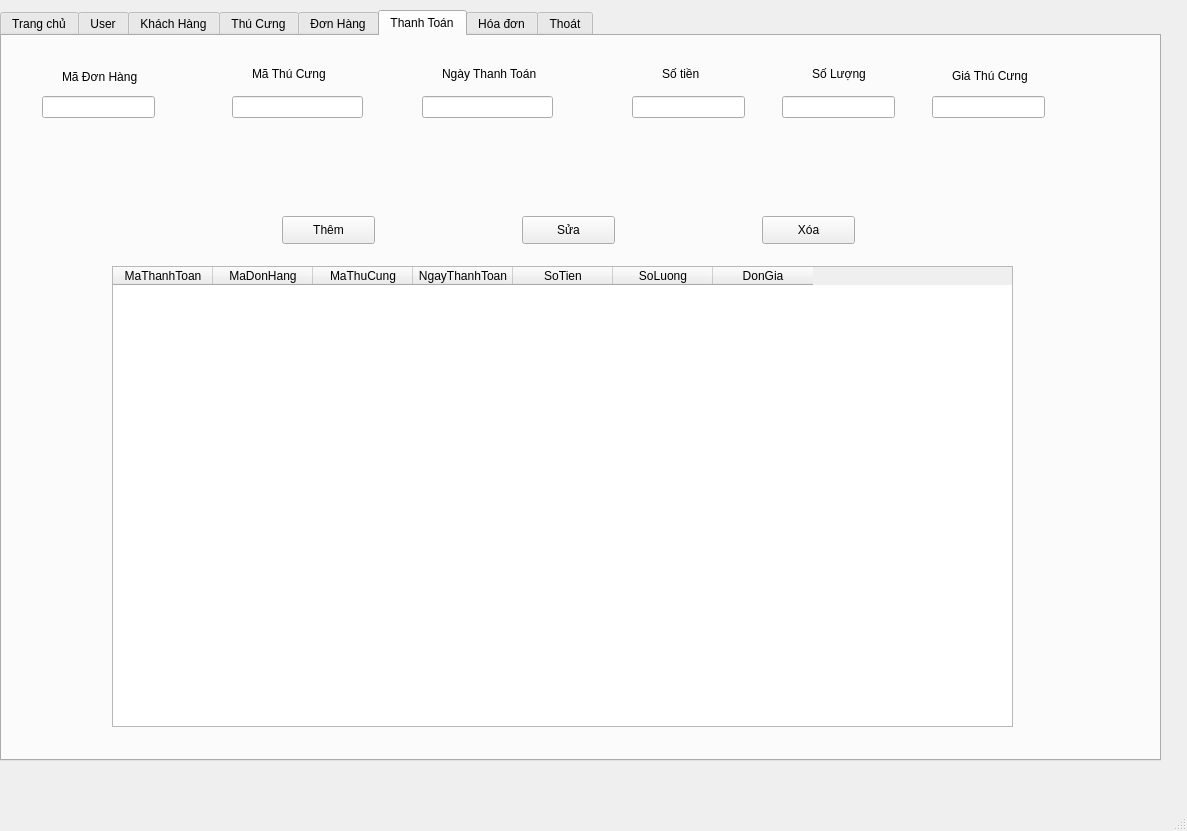
<?xml version="1.0" encoding="UTF-8"?>
<ui version="4.0">
 <class>formhome</class>
 <widget class="QMainWindow" name="formhome">
  <property name="geometry">
   <rect>
    <x>0</x>
    <y>0</y>
    <width>1187</width>
    <height>831</height>
   </rect>
  </property>
  <property name="windowTitle">
   <string>MainWindow</string>
  </property>
  <widget class="QWidget" name="centralwidget">
   <widget class="QTabWidget" name="tabWidget">
    <property name="geometry">
     <rect>
      <x>0</x>
      <y>10</y>
      <width>1161</width>
      <height>751</height>
     </rect>
    </property>
    <property name="minimumSize">
     <size>
      <width>1161</width>
      <height>751</height>
     </size>
    </property>
    <property name="maximumSize">
     <size>
      <width>1161</width>
      <height>16777215</height>
     </size>
    </property>
    <property name="font">
     <font>
      <pointsize>9</pointsize>
     </font>
    </property>
    <property name="currentIndex">
     <number>5</number>
    </property>
    <widget class="QWidget" name="trangchu">
     <attribute name="title">
      <string>Trang chủ</string>
     </attribute>
     <widget class="QLabel" name="label_32">
      <property name="geometry">
       <rect>
        <x>470</x>
        <y>10</y>
        <width>181</width>
        <height>81</height>
       </rect>
      </property>
      <property name="font">
       <font>
        <pointsize>22</pointsize>
       </font>
      </property>
      <property name="text">
       <string>Doanh thu</string>
      </property>
     </widget>
     <widget class="QTableWidget" name="doanhthu">
      <property name="geometry">
       <rect>
        <x>170</x>
        <y>300</y>
        <width>791</width>
        <height>351</height>
       </rect>
      </property>
      <column>
       <property name="text">
        <string>MaThongKe</string>
       </property>
      </column>
      <column>
       <property name="text">
        <string>NgayThongKe</string>
       </property>
      </column>
      <column>
       <property name="text">
        <string>TongSoDonHang</string>
       </property>
      </column>
      <column>
       <property name="text">
        <string>TongDoanhThu</string>
       </property>
      </column>
     </widget>
     <widget class="QLabel" name="label_20">
      <property name="geometry">
       <rect>
        <x>210</x>
        <y>110</y>
        <width>111</width>
        <height>20</height>
       </rect>
      </property>
      <property name="text">
       <string>Ngày Thống Kê</string>
      </property>
     </widget>
     <widget class="QLabel" name="label_22">
      <property name="geometry">
       <rect>
        <x>660</x>
        <y>110</y>
        <width>55</width>
        <height>16</height>
       </rect>
      </property>
      <property name="text">
       <string/>
      </property>
     </widget>
     <widget class="QLabel" name="label_23">
      <property name="geometry">
       <rect>
        <x>680</x>
        <y>110</y>
        <width>121</width>
        <height>16</height>
       </rect>
      </property>
      <property name="text">
       <string>Tổng doanh thu</string>
      </property>
     </widget>
     <widget class="QLineEdit" name="ntk">
      <property name="geometry">
       <rect>
        <x>190</x>
        <y>150</y>
        <width>141</width>
        <height>22</height>
       </rect>
      </property>
     </widget>
     <widget class="QLineEdit" name="tdh">
      <property name="geometry">
       <rect>
        <x>440</x>
        <y>150</y>
        <width>141</width>
        <height>22</height>
       </rect>
      </property>
     </widget>
     <widget class="QLineEdit" name="tdt">
      <property name="geometry">
       <rect>
        <x>660</x>
        <y>150</y>
        <width>151</width>
        <height>22</height>
       </rect>
      </property>
     </widget>
     <widget class="QLabel" name="label_24">
      <property name="geometry">
       <rect>
        <x>450</x>
        <y>110</y>
        <width>111</width>
        <height>20</height>
       </rect>
      </property>
      <property name="text">
       <string>Tổng đơn hàng</string>
      </property>
     </widget>
     <widget class="QPushButton" name="them1">
      <property name="geometry">
       <rect>
        <x>190</x>
        <y>240</y>
        <width>93</width>
        <height>28</height>
       </rect>
      </property>
      <property name="text">
       <string>Thêm</string>
      </property>
     </widget>
     <widget class="QPushButton" name="sua1">
      <property name="geometry">
       <rect>
        <x>500</x>
        <y>240</y>
        <width>93</width>
        <height>28</height>
       </rect>
      </property>
      <property name="text">
       <string>Sửa</string>
      </property>
     </widget>
     <widget class="QPushButton" name="xoa1">
      <property name="geometry">
       <rect>
        <x>790</x>
        <y>240</y>
        <width>93</width>
        <height>28</height>
       </rect>
      </property>
      <property name="text">
       <string>Xóa</string>
      </property>
     </widget>
    </widget>
    <widget class="QWidget" name="user">
     <attribute name="title">
      <string>User</string>
     </attribute>
     <widget class="QTableWidget" name="tabuser">
      <property name="geometry">
       <rect>
        <x>120</x>
        <y>340</y>
        <width>911</width>
        <height>291</height>
       </rect>
      </property>
      <column>
       <property name="text">
        <string>UserID</string>
       </property>
      </column>
      <column>
       <property name="text">
        <string>Username</string>
       </property>
      </column>
      <column>
       <property name="text">
        <string>PasswordHash</string>
       </property>
      </column>
      <column>
       <property name="text">
        <string>Ho</string>
       </property>
      </column>
      <column>
       <property name="text">
        <string>Ten</string>
       </property>
      </column>
      <column>
       <property name="text">
        <string>Email</string>
       </property>
      </column>
      <column>
       <property name="text">
        <string>SoDienThoai</string>
       </property>
      </column>
      <column>
       <property name="text">
        <string>DiaChi</string>
       </property>
      </column>
      <column>
       <property name="text">
        <string>Role</string>
       </property>
      </column>
     </widget>
     <widget class="QPushButton" name="add">
      <property name="geometry">
       <rect>
        <x>250</x>
        <y>280</y>
        <width>93</width>
        <height>28</height>
       </rect>
      </property>
      <property name="text">
       <string>Thêm</string>
      </property>
     </widget>
     <widget class="QPushButton" name="edit">
      <property name="geometry">
       <rect>
        <x>520</x>
        <y>280</y>
        <width>93</width>
        <height>28</height>
       </rect>
      </property>
      <property name="text">
       <string>Sửa</string>
      </property>
     </widget>
     <widget class="QPushButton" name="delete1">
      <property name="geometry">
       <rect>
        <x>790</x>
        <y>280</y>
        <width>93</width>
        <height>28</height>
       </rect>
      </property>
      <property name="text">
       <string>Xóa</string>
      </property>
     </widget>
     <widget class="QLineEdit" name="name">
      <property name="geometry">
       <rect>
        <x>60</x>
        <y>50</y>
        <width>151</width>
        <height>22</height>
       </rect>
      </property>
     </widget>
     <widget class="QLineEdit" name="pw">
      <property name="geometry">
       <rect>
        <x>300</x>
        <y>50</y>
        <width>131</width>
        <height>22</height>
       </rect>
      </property>
     </widget>
     <widget class="QLineEdit" name="ho">
      <property name="geometry">
       <rect>
        <x>570</x>
        <y>50</y>
        <width>141</width>
        <height>22</height>
       </rect>
      </property>
     </widget>
     <widget class="QLineEdit" name="ten">
      <property name="geometry">
       <rect>
        <x>810</x>
        <y>50</y>
        <width>141</width>
        <height>22</height>
       </rect>
      </property>
     </widget>
     <widget class="QLineEdit" name="email">
      <property name="geometry">
       <rect>
        <x>60</x>
        <y>130</y>
        <width>271</width>
        <height>22</height>
       </rect>
      </property>
     </widget>
     <widget class="QLabel" name="label_2">
      <property name="geometry">
       <rect>
        <x>90</x>
        <y>20</y>
        <width>81</width>
        <height>16</height>
       </rect>
      </property>
      <property name="text">
       <string>Username</string>
      </property>
     </widget>
     <widget class="QLabel" name="label_3">
      <property name="geometry">
       <rect>
        <x>330</x>
        <y>20</y>
        <width>71</width>
        <height>16</height>
       </rect>
      </property>
      <property name="text">
       <string>Password</string>
      </property>
     </widget>
     <widget class="QLabel" name="label_4">
      <property name="geometry">
       <rect>
        <x>620</x>
        <y>20</y>
        <width>55</width>
        <height>16</height>
       </rect>
      </property>
      <property name="text">
       <string>Ho</string>
      </property>
     </widget>
     <widget class="QLabel" name="label_5">
      <property name="geometry">
       <rect>
        <x>860</x>
        <y>20</y>
        <width>55</width>
        <height>16</height>
       </rect>
      </property>
      <property name="text">
       <string>Ten</string>
      </property>
     </widget>
     <widget class="QLabel" name="label_6">
      <property name="geometry">
       <rect>
        <x>160</x>
        <y>110</y>
        <width>55</width>
        <height>16</height>
       </rect>
      </property>
      <property name="text">
       <string>Email</string>
      </property>
     </widget>
     <widget class="QLineEdit" name="sdt">
      <property name="geometry">
       <rect>
        <x>400</x>
        <y>130</y>
        <width>161</width>
        <height>22</height>
       </rect>
      </property>
     </widget>
     <widget class="QLabel" name="label_7">
      <property name="geometry">
       <rect>
        <x>430</x>
        <y>100</y>
        <width>91</width>
        <height>16</height>
       </rect>
      </property>
      <property name="text">
       <string>Số điện thoại</string>
      </property>
     </widget>
     <widget class="QLineEdit" name="dc">
      <property name="geometry">
       <rect>
        <x>610</x>
        <y>130</y>
        <width>301</width>
        <height>31</height>
       </rect>
      </property>
     </widget>
     <widget class="QLabel" name="label_8">
      <property name="geometry">
       <rect>
        <x>720</x>
        <y>100</y>
        <width>61</width>
        <height>16</height>
       </rect>
      </property>
      <property name="text">
       <string>Địa chỉ</string>
      </property>
     </widget>
     <widget class="QLabel" name="label_9">
      <property name="geometry">
       <rect>
        <x>990</x>
        <y>100</y>
        <width>61</width>
        <height>16</height>
       </rect>
      </property>
      <property name="text">
       <string>Chức vụ</string>
      </property>
     </widget>
     <widget class="QLineEdit" name="cv">
      <property name="geometry">
       <rect>
        <x>970</x>
        <y>130</y>
        <width>131</width>
        <height>31</height>
       </rect>
      </property>
     </widget>
    </widget>
    <widget class="QWidget" name="khachhang">
     <attribute name="title">
      <string>Khách Hàng</string>
     </attribute>
     <widget class="QPushButton" name="add2">
      <property name="geometry">
       <rect>
        <x>240</x>
        <y>270</y>
        <width>93</width>
        <height>28</height>
       </rect>
      </property>
      <property name="text">
       <string>Thêm</string>
      </property>
     </widget>
     <widget class="QPushButton" name="edit2">
      <property name="geometry">
       <rect>
        <x>510</x>
        <y>270</y>
        <width>93</width>
        <height>28</height>
       </rect>
      </property>
      <property name="text">
       <string>Sửa</string>
      </property>
     </widget>
     <widget class="QPushButton" name="delete2">
      <property name="geometry">
       <rect>
        <x>780</x>
        <y>270</y>
        <width>93</width>
        <height>28</height>
       </rect>
      </property>
      <property name="text">
       <string>Xóa</string>
      </property>
     </widget>
     <widget class="QTableWidget" name="tabkhachhang">
      <property name="geometry">
       <rect>
        <x>120</x>
        <y>340</y>
        <width>891</width>
        <height>311</height>
       </rect>
      </property>
      <property name="mouseTracking">
       <bool>false</bool>
      </property>
      <column>
       <property name="text">
        <string>MaKhachHang</string>
       </property>
      </column>
      <column>
       <property name="text">
        <string>HoTen</string>
       </property>
      </column>
      <column>
       <property name="text">
        <string>DiaChi</string>
       </property>
      </column>
      <column>
       <property name="text">
        <string>DienThoai</string>
       </property>
      </column>
     </widget>
     <widget class="QLineEdit" name="ht">
      <property name="geometry">
       <rect>
        <x>140</x>
        <y>80</y>
        <width>181</width>
        <height>22</height>
       </rect>
      </property>
     </widget>
     <widget class="QLineEdit" name="dchi">
      <property name="geometry">
       <rect>
        <x>420</x>
        <y>80</y>
        <width>241</width>
        <height>51</height>
       </rect>
      </property>
     </widget>
     <widget class="QLineEdit" name="sdthoai">
      <property name="geometry">
       <rect>
        <x>720</x>
        <y>80</y>
        <width>251</width>
        <height>21</height>
       </rect>
      </property>
     </widget>
     <widget class="QLabel" name="label_11">
      <property name="geometry">
       <rect>
        <x>200</x>
        <y>50</y>
        <width>81</width>
        <height>16</height>
       </rect>
      </property>
      <property name="text">
       <string>Họ và Tên</string>
      </property>
     </widget>
     <widget class="QLabel" name="label_12">
      <property name="geometry">
       <rect>
        <x>520</x>
        <y>50</y>
        <width>55</width>
        <height>16</height>
       </rect>
      </property>
      <property name="text">
       <string>Địa chỉ</string>
      </property>
     </widget>
     <widget class="QLabel" name="label_13">
      <property name="geometry">
       <rect>
        <x>810</x>
        <y>50</y>
        <width>71</width>
        <height>20</height>
       </rect>
      </property>
      <property name="text">
       <string>Điện thoại</string>
      </property>
     </widget>
    </widget>
    <widget class="QWidget" name="thucung">
     <attribute name="title">
      <string>Thú Cưng</string>
     </attribute>
     <widget class="QTableWidget" name="tabthucung">
      <property name="geometry">
       <rect>
        <x>120</x>
        <y>400</y>
        <width>921</width>
        <height>311</height>
       </rect>
      </property>
      <column>
       <property name="text">
        <string>MaThuCung</string>
       </property>
      </column>
      <column>
       <property name="text">
        <string>TenThuCung</string>
       </property>
      </column>
      <column>
       <property name="text">
        <string>Loai</string>
       </property>
      </column>
      <column>
       <property name="text">
        <string>Giong</string>
       </property>
      </column>
      <column>
       <property name="text">
        <string>SoLuong</string>
       </property>
      </column>
      <column>
       <property name="text">
        <string>DonGia</string>
       </property>
      </column>
     </widget>
     <widget class="QPushButton" name="add3">
      <property name="geometry">
       <rect>
        <x>270</x>
        <y>300</y>
        <width>93</width>
        <height>28</height>
       </rect>
      </property>
      <property name="text">
       <string>Thêm</string>
      </property>
     </widget>
     <widget class="QPushButton" name="edit3">
      <property name="geometry">
       <rect>
        <x>500</x>
        <y>300</y>
        <width>93</width>
        <height>28</height>
       </rect>
      </property>
      <property name="text">
       <string>Sửa</string>
      </property>
     </widget>
     <widget class="QPushButton" name="delete3">
      <property name="geometry">
       <rect>
        <x>730</x>
        <y>300</y>
        <width>93</width>
        <height>28</height>
       </rect>
      </property>
      <property name="text">
       <string>Xóa</string>
      </property>
     </widget>
     <widget class="QLineEdit" name="ttc">
      <property name="geometry">
       <rect>
        <x>30</x>
        <y>120</y>
        <width>181</width>
        <height>22</height>
       </rect>
      </property>
     </widget>
     <widget class="QLineEdit" name="loai">
      <property name="geometry">
       <rect>
        <x>240</x>
        <y>120</y>
        <width>171</width>
        <height>22</height>
       </rect>
      </property>
     </widget>
     <widget class="QLineEdit" name="giong">
      <property name="geometry">
       <rect>
        <x>450</x>
        <y>120</y>
        <width>171</width>
        <height>22</height>
       </rect>
      </property>
     </widget>
     <widget class="QLabel" name="label_15">
      <property name="geometry">
       <rect>
        <x>80</x>
        <y>90</y>
        <width>101</width>
        <height>16</height>
       </rect>
      </property>
      <property name="text">
       <string>Tên Thú Cưng</string>
      </property>
     </widget>
     <widget class="QLabel" name="label_16">
      <property name="geometry">
       <rect>
        <x>310</x>
        <y>90</y>
        <width>55</width>
        <height>16</height>
       </rect>
      </property>
      <property name="text">
       <string>Loài</string>
      </property>
     </widget>
     <widget class="QLabel" name="label_17">
      <property name="geometry">
       <rect>
        <x>520</x>
        <y>90</y>
        <width>55</width>
        <height>16</height>
       </rect>
      </property>
      <property name="text">
       <string>Giống</string>
      </property>
     </widget>
     <widget class="QLineEdit" name="sl">
      <property name="geometry">
       <rect>
        <x>800</x>
        <y>120</y>
        <width>121</width>
        <height>22</height>
       </rect>
      </property>
     </widget>
     <widget class="QLabel" name="label_31">
      <property name="geometry">
       <rect>
        <x>820</x>
        <y>90</y>
        <width>71</width>
        <height>21</height>
       </rect>
      </property>
      <property name="text">
       <string>Số Lượng</string>
      </property>
     </widget>
     <widget class="QLineEdit" name="gia">
      <property name="geometry">
       <rect>
        <x>960</x>
        <y>120</y>
        <width>111</width>
        <height>21</height>
       </rect>
      </property>
     </widget>
     <widget class="QLabel" name="label_19">
      <property name="geometry">
       <rect>
        <x>960</x>
        <y>90</y>
        <width>111</width>
        <height>16</height>
       </rect>
      </property>
      <property name="text">
       <string>Giá Thú Cưng</string>
      </property>
     </widget>
     <widget class="QLineEdit" name="tuoi">
      <property name="geometry">
       <rect>
        <x>650</x>
        <y>120</y>
        <width>111</width>
        <height>21</height>
       </rect>
      </property>
     </widget>
     <widget class="QLabel" name="label_25">
      <property name="geometry">
       <rect>
        <x>690</x>
        <y>90</y>
        <width>61</width>
        <height>20</height>
       </rect>
      </property>
      <property name="text">
       <string>Tuổi</string>
      </property>
     </widget>
    </widget>
    <widget class="QWidget" name="donhang">
     <attribute name="title">
      <string>Đơn Hàng</string>
     </attribute>
     <widget class="QGroupBox" name="groupBox_4">
      <property name="geometry">
       <rect>
        <x>0</x>
        <y>20</y>
        <width>1151</width>
        <height>691</height>
       </rect>
      </property>
      <property name="title">
       <string/>
      </property>
      <widget class="QLineEdit" name="mkh2">
       <property name="geometry">
        <rect>
         <x>440</x>
         <y>100</y>
         <width>151</width>
         <height>22</height>
        </rect>
       </property>
      </widget>
      <widget class="QLabel" name="label_21">
       <property name="geometry">
        <rect>
         <x>450</x>
         <y>60</y>
         <width>121</width>
         <height>20</height>
        </rect>
       </property>
       <property name="text">
        <string>Mã Khách Hàng</string>
       </property>
      </widget>
      <widget class="QLabel" name="label_30">
       <property name="geometry">
        <rect>
         <x>250</x>
         <y>140</y>
         <width>121</width>
         <height>20</height>
        </rect>
       </property>
       <property name="text">
        <string>Ngày Đặt Hàng</string>
       </property>
      </widget>
      <widget class="QPushButton" name="add4">
       <property name="geometry">
        <rect>
         <x>290</x>
         <y>250</y>
         <width>93</width>
         <height>28</height>
        </rect>
       </property>
       <property name="text">
        <string>Thêm</string>
       </property>
      </widget>
      <widget class="QTableWidget" name="tabdonhang">
       <property name="geometry">
        <rect>
         <x>230</x>
         <y>290</y>
         <width>621</width>
         <height>401</height>
        </rect>
       </property>
       <column>
        <property name="text">
         <string>MaDonHang</string>
        </property>
       </column>
       <column>
        <property name="text">
         <string>MaKhachHang</string>
        </property>
       </column>
       <column>
        <property name="text">
         <string>NgayDatHang</string>
        </property>
       </column>
       <column>
        <property name="text">
         <string>TongTien</string>
        </property>
       </column>
      </widget>
      <widget class="QPushButton" name="edit4">
       <property name="geometry">
        <rect>
         <x>490</x>
         <y>250</y>
         <width>93</width>
         <height>28</height>
        </rect>
       </property>
       <property name="text">
        <string>Sửa</string>
       </property>
      </widget>
      <widget class="QPushButton" name="delete4">
       <property name="geometry">
        <rect>
         <x>700</x>
         <y>250</y>
         <width>93</width>
         <height>28</height>
        </rect>
       </property>
       <property name="text">
        <string>Xóa</string>
       </property>
      </widget>
      <widget class="QLineEdit" name="ndh">
       <property name="geometry">
        <rect>
         <x>240</x>
         <y>180</y>
         <width>151</width>
         <height>21</height>
        </rect>
       </property>
      </widget>
      <widget class="QLineEdit" name="tt">
       <property name="geometry">
        <rect>
         <x>660</x>
         <y>170</y>
         <width>151</width>
         <height>22</height>
        </rect>
       </property>
      </widget>
      <widget class="QLabel" name="label_35">
       <property name="geometry">
        <rect>
         <x>680</x>
         <y>140</y>
         <width>121</width>
         <height>20</height>
        </rect>
       </property>
       <property name="text">
        <string>Tổng Tiền</string>
       </property>
      </widget>
     </widget>
    </widget>
    <widget class="QWidget" name="ThanhToan">
     <attribute name="title">
      <string>Thanh Toán</string>
     </attribute>
     <widget class="QPushButton" name="add_2">
      <property name="geometry">
       <rect>
        <x>280</x>
        <y>180</y>
        <width>93</width>
        <height>28</height>
       </rect>
      </property>
      <property name="text">
       <string>Thêm</string>
      </property>
     </widget>
     <widget class="QLabel" name="label_29">
      <property name="geometry">
       <rect>
        <x>60</x>
        <y>30</y>
        <width>111</width>
        <height>21</height>
       </rect>
      </property>
      <property name="text">
       <string>Mã Đơn Hàng</string>
      </property>
     </widget>
     <widget class="QLabel" name="label_33">
      <property name="geometry">
       <rect>
        <x>440</x>
        <y>30</y>
        <width>131</width>
        <height>16</height>
       </rect>
      </property>
      <property name="text">
       <string>Ngày Thanh Toán</string>
      </property>
     </widget>
     <widget class="QLabel" name="label_34">
      <property name="geometry">
       <rect>
        <x>660</x>
        <y>30</y>
        <width>55</width>
        <height>16</height>
       </rect>
      </property>
      <property name="text">
       <string>Số tiền</string>
      </property>
     </widget>
     <widget class="QTableWidget" name="thanhtoan">
      <property name="geometry">
       <rect>
        <x>110</x>
        <y>230</y>
        <width>901</width>
        <height>461</height>
       </rect>
      </property>
      <column>
       <property name="text">
        <string>MaThanhToan</string>
       </property>
      </column>
      <column>
       <property name="text">
        <string>MaDonHang</string>
       </property>
      </column>
      <column>
       <property name="text">
        <string>MaThuCung</string>
       </property>
      </column>
      <column>
       <property name="text">
        <string>NgayThanhToan</string>
       </property>
      </column>
      <column>
       <property name="text">
        <string>SoTien</string>
       </property>
      </column>
      <column>
       <property name="text">
        <string>SoLuong</string>
       </property>
      </column>
      <column>
       <property name="text">
        <string>DonGia</string>
       </property>
      </column>
     </widget>
     <widget class="QPushButton" name="edit_2">
      <property name="geometry">
       <rect>
        <x>520</x>
        <y>180</y>
        <width>93</width>
        <height>28</height>
       </rect>
      </property>
      <property name="text">
       <string>Sửa</string>
      </property>
     </widget>
     <widget class="QPushButton" name="delete_2">
      <property name="geometry">
       <rect>
        <x>760</x>
        <y>180</y>
        <width>93</width>
        <height>28</height>
       </rect>
      </property>
      <property name="text">
       <string>Xóa</string>
      </property>
     </widget>
     <widget class="QLineEdit" name="mdh1">
      <property name="geometry">
       <rect>
        <x>40</x>
        <y>60</y>
        <width>113</width>
        <height>22</height>
       </rect>
      </property>
     </widget>
     <widget class="QLineEdit" name="st">
      <property name="geometry">
       <rect>
        <x>630</x>
        <y>60</y>
        <width>113</width>
        <height>22</height>
       </rect>
      </property>
     </widget>
     <widget class="QLineEdit" name="ntt">
      <property name="geometry">
       <rect>
        <x>420</x>
        <y>60</y>
        <width>131</width>
        <height>22</height>
       </rect>
      </property>
     </widget>
     <widget class="QLineEdit" name="mtc2">
      <property name="geometry">
       <rect>
        <x>230</x>
        <y>60</y>
        <width>131</width>
        <height>22</height>
       </rect>
      </property>
     </widget>
     <widget class="QLabel" name="label_38">
      <property name="geometry">
       <rect>
        <x>250</x>
        <y>30</y>
        <width>131</width>
        <height>16</height>
       </rect>
      </property>
      <property name="text">
       <string>Mã Thú Cưng</string>
      </property>
     </widget>
     <widget class="QLineEdit" name="sl1">
      <property name="geometry">
       <rect>
        <x>780</x>
        <y>60</y>
        <width>113</width>
        <height>22</height>
       </rect>
      </property>
     </widget>
     <widget class="QLabel" name="label_36">
      <property name="geometry">
       <rect>
        <x>810</x>
        <y>30</y>
        <width>71</width>
        <height>16</height>
       </rect>
      </property>
      <property name="text">
       <string>Số Lượng</string>
      </property>
     </widget>
     <widget class="QLabel" name="label_39">
      <property name="geometry">
       <rect>
        <x>950</x>
        <y>30</y>
        <width>101</width>
        <height>20</height>
       </rect>
      </property>
      <property name="text">
       <string>Giá Thú Cưng</string>
      </property>
     </widget>
     <widget class="QLineEdit" name="dongia">
      <property name="geometry">
       <rect>
        <x>930</x>
        <y>60</y>
        <width>113</width>
        <height>22</height>
       </rect>
      </property>
     </widget>
    </widget>
    <widget class="QWidget" name="tab">
     <attribute name="title">
      <string>Hóa đơn</string>
     </attribute>
     <widget class="QLabel" name="label">
      <property name="geometry">
       <rect>
        <x>160</x>
        <y>70</y>
        <width>101</width>
        <height>21</height>
       </rect>
      </property>
      <property name="text">
       <string>Mã Đơn Hàng</string>
      </property>
     </widget>
     <widget class="QLabel" name="label_10">
      <property name="geometry">
       <rect>
        <x>400</x>
        <y>70</y>
        <width>111</width>
        <height>16</height>
       </rect>
      </property>
      <property name="text">
       <string>Ngày Phát Hành</string>
      </property>
     </widget>
     <widget class="QLabel" name="label_14">
      <property name="geometry">
       <rect>
        <x>640</x>
        <y>70</y>
        <width>131</width>
        <height>16</height>
       </rect>
      </property>
      <property name="text">
       <string>Ngày Thanh Toán</string>
      </property>
     </widget>
     <widget class="QLabel" name="label_18">
      <property name="geometry">
       <rect>
        <x>880</x>
        <y>70</y>
        <width>101</width>
        <height>16</height>
       </rect>
      </property>
      <property name="text">
       <string>Tổng Tiền</string>
      </property>
     </widget>
     <widget class="QLineEdit" name="mdh">
      <property name="geometry">
       <rect>
        <x>140</x>
        <y>110</y>
        <width>131</width>
        <height>22</height>
       </rect>
      </property>
     </widget>
     <widget class="QLineEdit" name="nph">
      <property name="geometry">
       <rect>
        <x>372</x>
        <y>110</y>
        <width>151</width>
        <height>22</height>
       </rect>
      </property>
     </widget>
     <widget class="QLineEdit" name="nttoan">
      <property name="geometry">
       <rect>
        <x>632</x>
        <y>110</y>
        <width>151</width>
        <height>22</height>
       </rect>
      </property>
     </widget>
     <widget class="QLineEdit" name="ttien">
      <property name="geometry">
       <rect>
        <x>852</x>
        <y>110</y>
        <width>151</width>
        <height>22</height>
       </rect>
      </property>
     </widget>
     <widget class="QPushButton" name="themhd">
      <property name="geometry">
       <rect>
        <x>230</x>
        <y>230</y>
        <width>111</width>
        <height>28</height>
       </rect>
      </property>
      <property name="text">
       <string>Thêm Hóa Đơn</string>
      </property>
     </widget>
     <widget class="QPushButton" name="suahd">
      <property name="geometry">
       <rect>
        <x>530</x>
        <y>230</y>
        <width>131</width>
        <height>28</height>
       </rect>
      </property>
      <property name="text">
       <string>Sửa Hóa Đơn</string>
      </property>
     </widget>
     <widget class="QPushButton" name="xoahd">
      <property name="geometry">
       <rect>
        <x>810</x>
        <y>230</y>
        <width>131</width>
        <height>28</height>
       </rect>
      </property>
      <property name="text">
       <string>Xóa Hóa Đơn</string>
      </property>
     </widget>
     <widget class="QTableWidget" name="hoadon">
      <property name="geometry">
       <rect>
        <x>110</x>
        <y>290</y>
        <width>931</width>
        <height>421</height>
       </rect>
      </property>
      <column>
       <property name="text">
        <string>MaDonHang</string>
       </property>
      </column>
      <column>
       <property name="text">
        <string>MaHoaDon</string>
       </property>
      </column>
      <column>
       <property name="text">
        <string>MaDonHang</string>
       </property>
      </column>
      <column>
       <property name="text">
        <string>NgayPhatHanh</string>
       </property>
      </column>
      <column>
       <property name="text">
        <string>TongTien</string>
       </property>
      </column>
     </widget>
    </widget>
    <widget class="QWidget" name="thoat">
     <attribute name="title">
      <string>Thoát</string>
     </attribute>
     <widget class="QPushButton" name="thoat1">
      <property name="geometry">
       <rect>
        <x>510</x>
        <y>130</y>
        <width>93</width>
        <height>28</height>
       </rect>
      </property>
      <property name="text">
       <string>Đăng xuất </string>
      </property>
     </widget>
    </widget>
   </widget>
  </widget>
  <widget class="QMenuBar" name="menubar">
   <property name="geometry">
    <rect>
     <x>0</x>
     <y>0</y>
     <width>1187</width>
     <height>26</height>
    </rect>
   </property>
  </widget>
  <widget class="QStatusBar" name="statusbar"/>
 </widget>
 <resources/>
 <connections/>
</ui>
